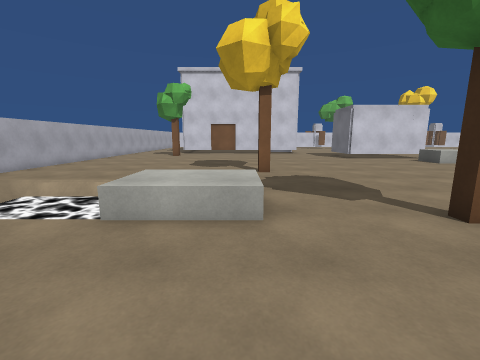
View 1 (above)

24 first-person views from a walk through a 3-D level made in the Unity game engine. The camera is 1.4 m above the floor, tilts 10° down and sees 90° across. The floor is counted in squares, 1 m on a side. Each view is taken from the middle of a square. On the plan, view 1 faces up. The plan holds only what a view shows up to about 13 squares ahead; the rest is blank. The place goes on beyond the plan. The player is left out. Some surface patterns are stand-ins.

View 2
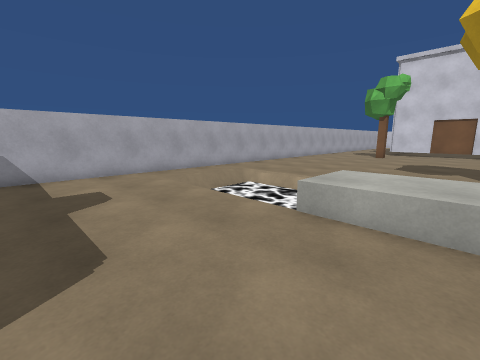

View 3
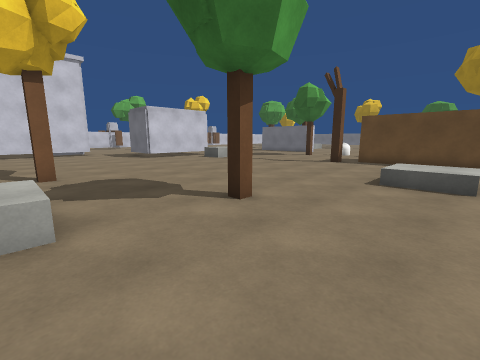

View 4
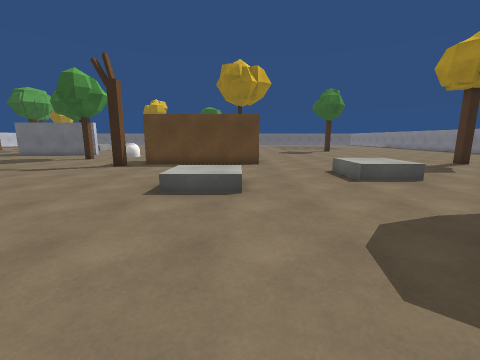

View 5
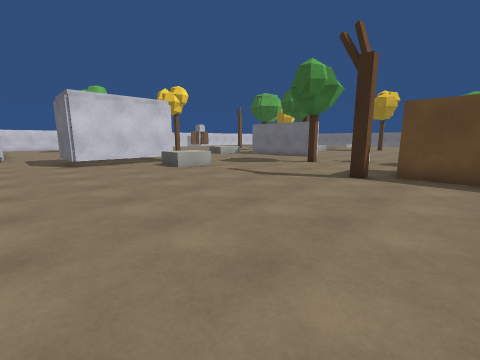

View 6
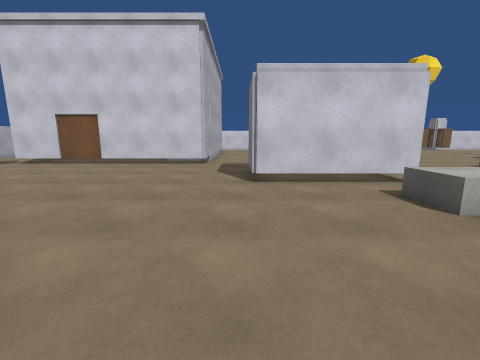

View 7
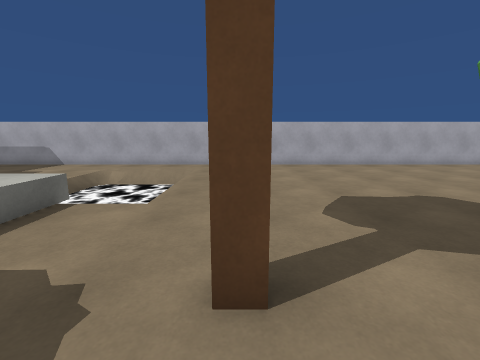

View 8
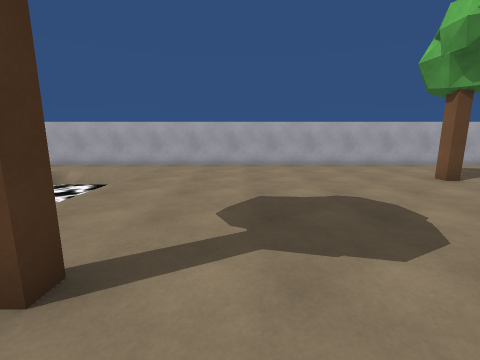

View 9
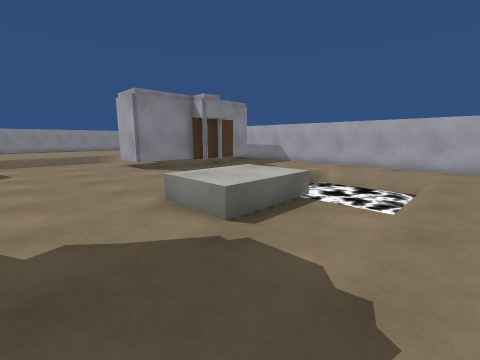

View 10
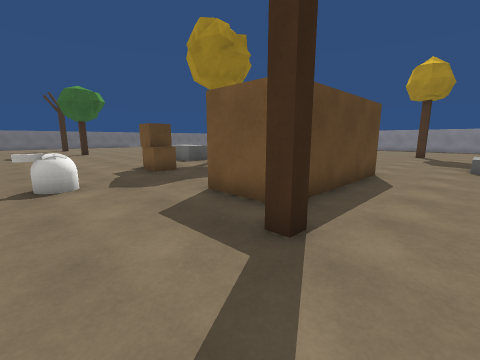

View 11
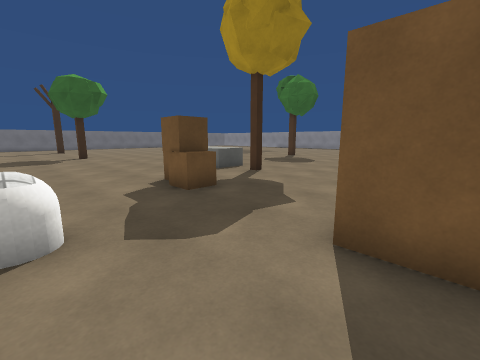

View 12
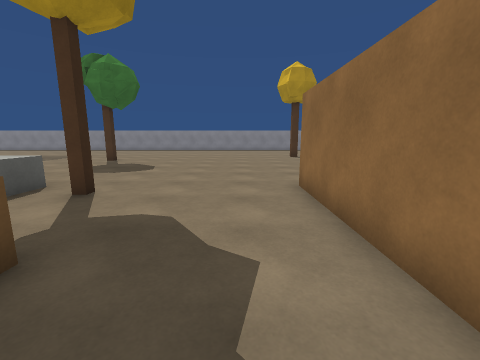

View 13
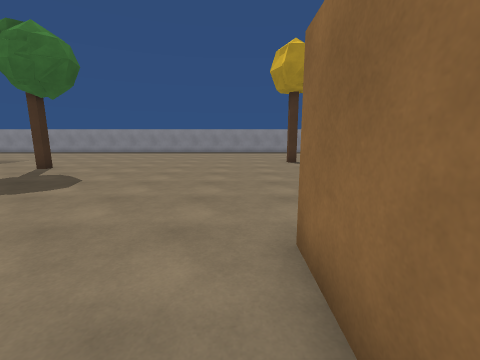

View 14
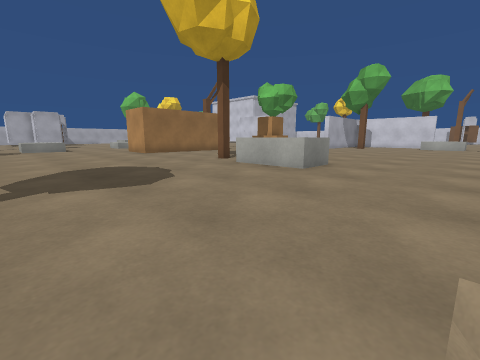

View 15
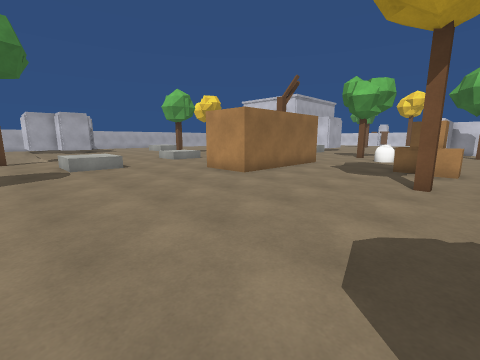

View 16
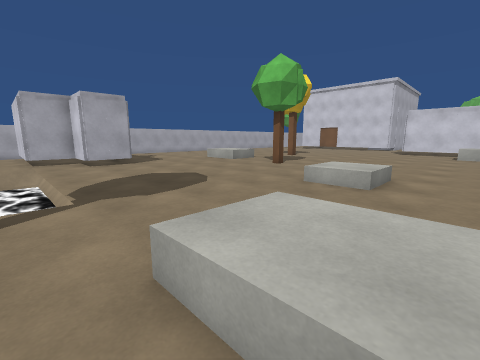

View 17
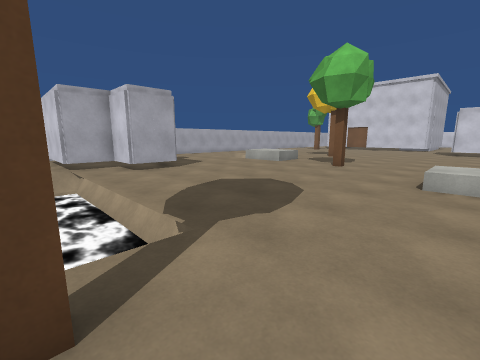

View 18
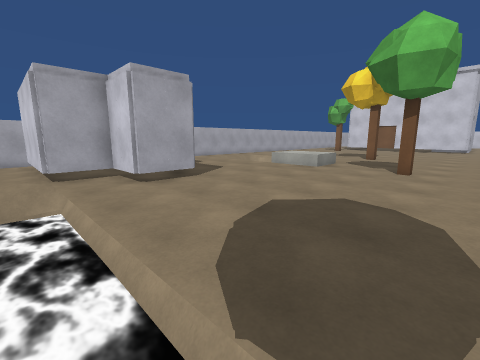

View 19
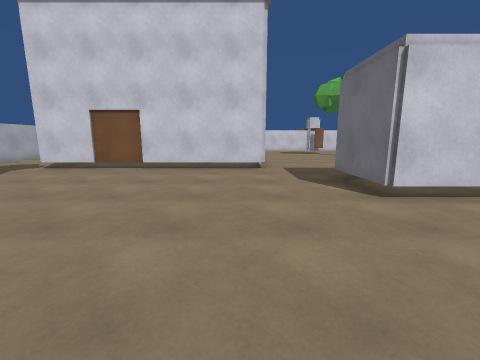

View 20
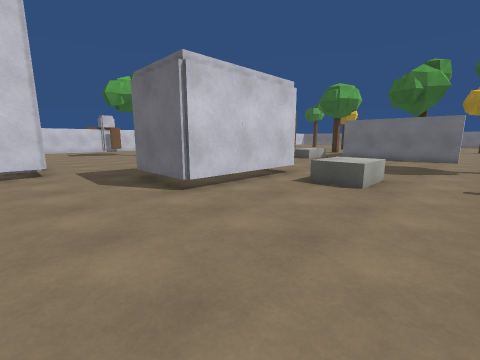

View 21
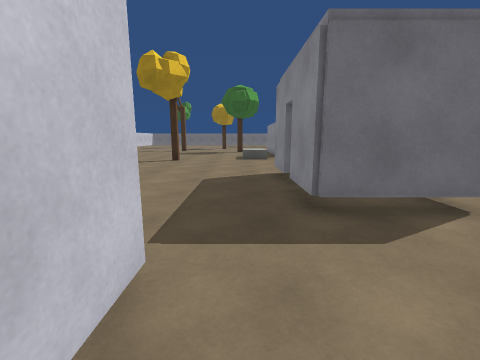

View 22
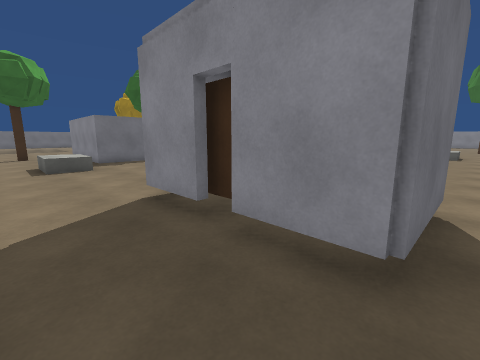

View 23
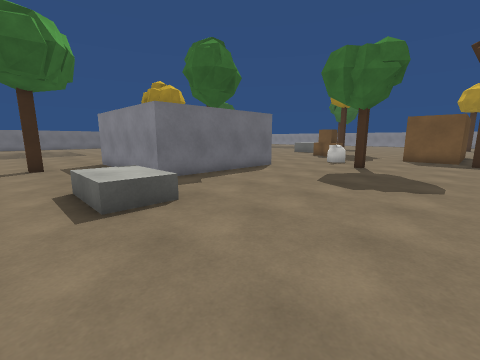

View 24
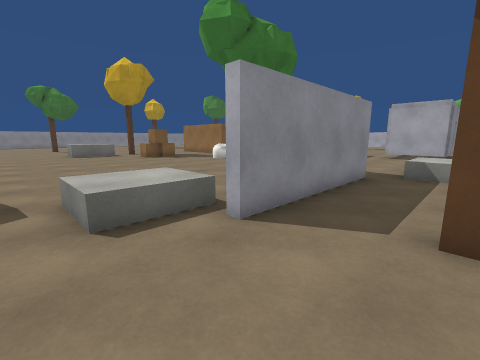

### Floor plan
Key: @ floor where view 1 was taken; # wall or solid block; x gap in a wall; . main floor; : floor 0.5 m higher than the main floor; / step, stairs or slope; = window, fence, low wall or low ledge; ≈ liquid the walk keeps out of; ^ raised ledge; v drop or lower ground; T thing the floor can be seen under or through; O other object.
Columns run from 10 left of view 1 to 31 right of it. Each row starts with its distance up from view 1.
 22 #.... ##########..........................
 21 #............................^^^.....#....
 20 #............................^^^..........
 19 #....#...........#T#x##......^^^..........
 18 #................T ... .........#######...
 17 #................TT   T.........#    .^^^.
 16 #.................TTTTT.........#    .^^^.
 15 #....................OOO........#     ^^^.
 14 #....................OOO........#       ..
 13 #....................OOO........# ..    ..
 12 #...............................#...    ..
 11 #...................................    ..
 10 #..........#................#..   ........
  9 #.............................O...........
  8 #.=≈≈≈≈≈......................O...........
  7 #.v≈≈≈≈ ≈.................................
  6 #.v≈≈≈≈ ^^^.............#.................
  5 #.v≈≈≈  ^^^..............###..............
  4 #.=≈≈≈≈≈^^^...#..........###....OO........
  3 #........................###.....O........
  2 #.................///....###.......  .....
  1 #................./:/....###.......^ ^....
  0 #.........@.......///....###.....#.^^^....
 -1 #.. ##...................###.......^^^....
 -2 #    ####.................................
 -3         #.................................
 -4       ###...........^^^...................
 -5       #.............^^^..................=
 -6 #######≈≈≈≈≈≈≈≈≈....^^^................../
 -7 #...../≈≈≈≈≈≈≈≈ ........................./
 -8                 .#.....................

Where each view was taken, in squares from view 1:
view 1: 0 up, 0 right, facing up
view 2: 0 up, 0 right, facing up-left
view 3: 0 up, 0 right, facing up-right
view 4: 0 up, 2 right, facing right
view 5: 3 up, 5 right, facing up-right
view 6: 9 up, 7 right, facing up
view 7: 10 up, 3 right, facing left
view 8: 12 up, 3 right, facing left
view 9: 9 up, 3 right, facing down-left
view 10: 9 up, 12 right, facing down-right
view 11: 8 up, 16 right, facing down-right
view 12: 6 up, 19 right, facing down
view 13: 2 up, 18 right, facing down
view 14: 7 down, 31 right, facing up-left
view 15: 8 down, 24 right, facing up-left
view 16: 7 down, 12 right, facing up-left
view 17: 8 down, 9 right, facing up-left
view 18: 7 down, 6 right, facing up-left
view 19: 11 up, 4 right, facing up
view 20: 11 up, 4 right, facing up-right
view 21: 21 up, 3 right, facing right
view 22: 22 up, 7 right, facing down-right
view 23: 22 up, 14 right, facing down-right
view 24: 21 up, 31 right, facing down-left
